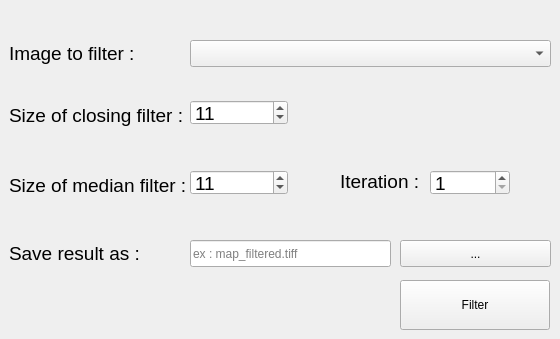
   <widget class="QWidget" name="tab">
    <attribute name="title">
     <string>Filter map (Step 1)</string>
    </attribute>
    <widget class="QLabel" name="tiffImageLabel_3">
     <property name="geometry">
      <rect>
       <x>9</x>
       <y>170</y>
       <width>201</width>
       <height>30</height>
      </rect>
     </property>
     <property name="font">
      <font>
       <pointsize>14</pointsize>
      </font>
     </property>
     <property name="text">
      <string>Size of median filter :</string>
     </property>
    </widget>
    <widget class="QgsMapLayerComboBox" name="inRaster">
     <property name="geometry">
      <rect>
       <x>190</x>
       <y>40</y>
       <width>361</width>
       <height>27</height>
      </rect>
     </property>
     <property name="font">
      <font>
       <pointsize>14</pointsize>
      </font>
     </property>
     <property name="filters">
      <set>QgsMapLayerProxyModel::PluginLayer|QgsMapLayerProxyModel::RasterLayer</set>
     </property>
    </widget>
    <widget class="QLabel" name="tiffImageLabel">
     <property name="geometry">
      <rect>
       <x>9</x>
       <y>40</y>
       <width>141</width>
       <height>27</height>
      </rect>
     </property>
     <property name="font">
      <font>
       <pointsize>14</pointsize>
      </font>
     </property>
     <property name="text">
      <string>Image to filter :</string>
     </property>
    </widget>
    <widget class="QLabel" name="tiffImageLabel_16">
     <property name="geometry">
      <rect>
       <x>9</x>
       <y>240</y>
       <width>161</width>
       <height>27</height>
      </rect>
     </property>
     <property name="font">
      <font>
       <pointsize>14</pointsize>
      </font>
     </property>
     <property name="text">
      <string>Save result as :</string>
     </property>
    </widget>
    <widget class="QLabel" name="tiffImageLabel_2">
     <property name="geometry">
      <rect>
       <x>9</x>
       <y>100</y>
       <width>181</width>
       <height>30</height>
      </rect>
     </property>
     <property name="font">
      <font>
       <pointsize>14</pointsize>
      </font>
     </property>
     <property name="toolTip">
      <string>&lt;html&gt;&lt;head/&gt;&lt;body&gt;&lt;p&gt;Closing filter is a max then a min filter. Here you can see the difference between size 5 or 11 :&lt;/p&gt;&lt;p&gt;&lt;img src=&quot;img/grey5.png&quot; width=&quot;131&quot; height=&quot;65&quot;/&gt;&lt;img src=&quot;img/grey11.png&quot; width=&quot;131&quot; height=&quot;65&quot;/&gt;&lt;/p&gt;&lt;/body&gt;&lt;/html&gt;</string>
     </property>
     <property name="text">
      <string>Size of closing filter :</string>
     </property>
    </widget>
    <widget class="QLineEdit" name="outRaster">
     <property name="geometry">
      <rect>
       <x>190</x>
       <y>240</y>
       <width>201</width>
       <height>27</height>
      </rect>
     </property>
     <property name="text">
      <string/>
     </property>
     <property name="placeholderText">
      <string>ex : map_filtered.tiff</string>
     </property>
    </widget>
    <widget class="QPushButton" name="selectRaster">
     <property name="geometry">
      <rect>
       <x>400</x>
       <y>240</y>
       <width>151</width>
       <height>27</height>
      </rect>
     </property>
     <property name="minimumSize">
      <size>
       <width>100</width>
       <height>0</height>
      </size>
     </property>
     <property name="text">
      <string>...</string>
     </property>
     <property name="autoDefault">
      <bool>false</bool>
     </property>
    </widget>
    <widget class="QgsSpinBox" name="inShapeGrey">
     <property name="geometry">
      <rect>
       <x>190</x>
       <y>100</y>
       <width>98</width>
       <height>25</height>
      </rect>
     </property>
     <property name="font">
      <font>
       <pointsize>14</pointsize>
      </font>
     </property>
     <property name="minimum">
      <number>1</number>
     </property>
     <property name="maximum">
      <number>31</number>
     </property>
     <property name="singleStep">
      <number>2</number>
     </property>
     <property name="value">
      <number>11</number>
     </property>
    </widget>
    <widget class="QLabel" name="label_2">
     <property name="geometry">
      <rect>
       <x>300</x>
       <y>100</y>
       <width>30</width>
       <height>30</height>
      </rect>
     </property>
     <property name="minimumSize">
      <size>
       <width>0</width>
       <height>30</height>
      </size>
     </property>
     <property name="maximumSize">
      <size>
       <width>30</width>
       <height>30</height>
      </size>
     </property>
     <property name="toolTip">
      <string>&lt;html&gt;&lt;head/&gt;&lt;body&gt;&lt;p&gt;Closing filter is a max then a min filter. Here you can see the differences : &lt;/p&gt;&lt;table border=&quot;0&quot; style=&quot; margin-top:0px; margin-bottom:0px; margin-left:0px; margin-right:0px;&quot; cellspacing=&quot;2&quot; cellpadding=&quot;0&quot;&gt;&lt;tr&gt;&lt;td&gt;&lt;p&gt;&lt;img src=&quot;:/plugins/HistoricalMap/img/help/original_sample.png&quot;/&gt;&lt;/p&gt;&lt;/td&gt;&lt;td&gt;&lt;p&gt;&lt;img src=&quot;:/plugins/HistoricalMap/img/help/grey5.png&quot;/&gt;&lt;/p&gt;&lt;/td&gt;&lt;td&gt;&lt;p&gt;&lt;img src=&quot;:/plugins/HistoricalMap/img/help/grey11.png&quot;/&gt;&lt;/p&gt;&lt;/td&gt;&lt;/tr&gt;&lt;tr&gt;&lt;td&gt;&lt;p align=&quot;center&quot;&gt;Original&lt;/p&gt;&lt;/td&gt;&lt;td&gt;&lt;p align=&quot;center&quot;&gt;Size 5&lt;/p&gt;&lt;/td&gt;&lt;td&gt;&lt;p align=&quot;center&quot;&gt;Size 11&lt;/p&gt;&lt;/td&gt;&lt;/tr&gt;&lt;/table&gt;&lt;/body&gt;&lt;/html&gt;</string>
     </property>
     <property name="text">
      <string/>
     </property>
     <property name="pixmap">
      <pixmap resource="resources.qrc">:/plugins/HistoricalMap/img/help/information.png</pixmap>
     </property>
     <property name="scaledContents">
      <bool>true</bool>
     </property>
    </widget>
    <widget class="QLabel" name="label_3">
     <property name="geometry">
      <rect>
       <x>300</x>
       <y>165</y>
       <width>30</width>
       <height>30</height>
      </rect>
     </property>
     <property name="minimumSize">
      <size>
       <width>0</width>
       <height>30</height>
      </size>
     </property>
     <property name="maximumSize">
      <size>
       <width>30</width>
       <height>30</height>
      </size>
     </property>
     <property name="toolTip">
      <string>&lt;html&gt;&lt;head/&gt;&lt;body&gt;&lt;p&gt;Median filter is used to remove noise and it perserves edges.&lt;br/&gt;Here you can see the differences after we use the closing filter with the same window size : &lt;/p&gt;&lt;table border=&quot;0&quot; style=&quot; margin-top:0px; margin-bottom:0px; margin-left:0px; margin-right:0px;&quot; cellspacing=&quot;2&quot; cellpadding=&quot;0&quot;&gt;&lt;tr&gt;&lt;td&gt;&lt;p&gt;&lt;img src=&quot;:/plugins/HistoricalMap/img/help/original_sample.png&quot;/&gt;&lt;/p&gt;&lt;/td&gt;&lt;td&gt;&lt;p&gt;&lt;img src=&quot;:/plugins/HistoricalMap/img/help/gm5_5.png&quot;/&gt;&lt;/p&gt;&lt;/td&gt;&lt;td&gt;&lt;p&gt;&lt;img src=&quot;:/plugins/HistoricalMap/img/help/gm_11_11.png&quot;/&gt;&lt;/p&gt;&lt;/td&gt;&lt;/tr&gt;&lt;tr&gt;&lt;td&gt;&lt;p align=&quot;center&quot;&gt;Original&lt;/p&gt;&lt;/td&gt;&lt;td&gt;&lt;p align=&quot;center&quot;&gt;Size 5&lt;/p&gt;&lt;/td&gt;&lt;td&gt;&lt;p align=&quot;center&quot;&gt;Size 11&lt;/p&gt;&lt;/td&gt;&lt;/tr&gt;&lt;/table&gt;&lt;/body&gt;&lt;/html&gt;</string>
     </property>
     <property name="text">
      <string/>
     </property>
     <property name="pixmap">
      <pixmap resource="resources.qrc">:/plugins/HistoricalMap/img/help/information.png</pixmap>
     </property>
     <property name="scaledContents">
      <bool>true</bool>
     </property>
    </widget>
    <widget class="QgsSpinBox" name="inShapeMedianIter">
     <property name="geometry">
      <rect>
       <x>430</x>
       <y>170</y>
       <width>80</width>
       <height>25</height>
      </rect>
     </property>
     <property name="minimumSize">
      <size>
       <width>60</width>
       <height>25</height>
      </size>
     </property>
     <property name="maximumSize">
      <size>
       <width>80</width>
       <height>25</height>
      </size>
     </property>
     <property name="font">
      <font>
       <pointsize>14</pointsize>
      </font>
     </property>
     <property name="minimum">
      <number>1</number>
     </property>
     <property name="maximum">
      <number>50</number>
     </property>
     <property name="singleStep">
      <number>1</number>
     </property>
     <property name="value">
      <number>1</number>
     </property>
    </widget>
    <widget class="QLabel" name="tiffImageLabel_13">
     <property name="geometry">
      <rect>
       <x>340</x>
       <y>170</y>
       <width>83</width>
       <height>22</height>
      </rect>
     </property>
     <property name="font">
      <font>
       <pointsize>14</pointsize>
      </font>
     </property>
     <property name="text">
      <string>Iteration :</string>
     </property>
    </widget>
    <widget class="QgsSpinBox" name="inShapeMedian">
     <property name="geometry">
      <rect>
       <x>190</x>
       <y>170</y>
       <width>98</width>
       <height>25</height>
      </rect>
     </property>
     <property name="maximumSize">
      <size>
       <width>16777215</width>
       <height>25</height>
      </size>
     </property>
     <property name="font">
      <font>
       <pointsize>14</pointsize>
      </font>
     </property>
     <property name="minimum">
      <number>1</number>
     </property>
     <property name="maximum">
      <number>31</number>
     </property>
     <property name="singleStep">
      <number>2</number>
     </property>
     <property name="value">
      <number>11</number>
     </property>
    </widget>
    <widget class="QPushButton" name="btnFilter">
     <property name="geometry">
      <rect>
       <x>400</x>
       <y>280</y>
       <width>150</width>
       <height>50</height>
      </rect>
     </property>
     <property name="minimumSize">
      <size>
       <width>150</width>
       <height>50</height>
      </size>
     </property>
     <property name="text">
      <string>Filter</string>
     </property>
     <property name="default">
      <bool>false</bool>
     </property>
    </widget>
    <widget class="QLabel" name="label_4">
     <property name="geometry">
      <rect>
       <x>520</x>
       <y>165</y>
       <width>30</width>
       <height>30</height>
      </rect>
     </property>
     <property name="minimumSize">
      <size>
       <width>0</width>
       <height>30</height>
      </size>
     </property>
     <property name="maximumSize">
      <size>
       <width>30</width>
       <height>30</height>
      </size>
     </property>
     <property name="toolTip">
      <string>&lt;html&gt;&lt;head/&gt;&lt;body&gt;&lt;p&gt;Number of iteration of the median filter. 3 means the script will perform 3 times the median filter.&lt;/p&gt;&lt;table border=&quot;0&quot; style=&quot; margin-top:0px; margin-bottom:0px; margin-left:0px; margin-right:0px;&quot; cellspacing=&quot;2&quot; cellpadding=&quot;0&quot;&gt;&lt;tr&gt;&lt;td&gt;&lt;p&gt;&lt;img src=&quot;:/plugins/HistoricalMap/img/help/median1.png&quot;/&gt;&lt;/p&gt;&lt;/td&gt;&lt;td&gt;&lt;p&gt;&lt;img src=&quot;:/plugins/HistoricalMap/img/help/median5.png&quot;/&gt;&lt;/p&gt;&lt;/td&gt;&lt;/tr&gt;&lt;tr&gt;&lt;td&gt;&lt;p&gt;1 iteration&lt;/p&gt;&lt;/td&gt;&lt;td&gt;&lt;p&gt;5 iterations&lt;/p&gt;&lt;/td&gt;&lt;/tr&gt;&lt;/table&gt;&lt;/body&gt;&lt;/html&gt;</string>
     </property>
     <property name="text">
      <string/>
     </property>
     <property name="pixmap">
      <pixmap resource="resources.qrc">:/plugins/HistoricalMap/img/help/information.png</pixmap>
     </property>
     <property name="scaledContents">
      <bool>true</bool>
     </property>
    </widget>
   </widget>
